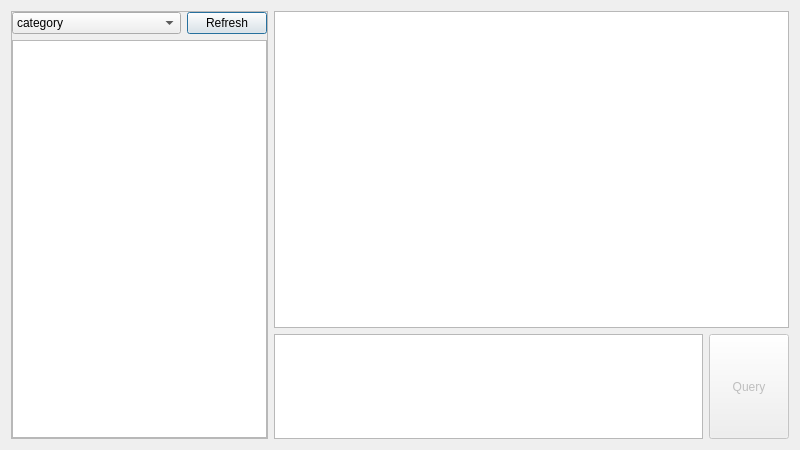
<?xml version="1.0" encoding="UTF-8"?>
<ui version="4.0">
 <class>DialogConsole</class>
 <widget class="QDialog" name="DialogConsole">
  <property name="geometry">
   <rect>
    <x>0</x>
    <y>0</y>
    <width>800</width>
    <height>450</height>
   </rect>
  </property>
  <property name="windowTitle">
   <string>Console</string>
  </property>
  <layout class="QHBoxLayout" name="horizontalLayout_3" stretch="1,2">
   <item>
    <widget class="QFrame" name="frame">
     <property name="sizePolicy">
      <sizepolicy hsizetype="Preferred" vsizetype="Preferred">
       <horstretch>1</horstretch>
       <verstretch>0</verstretch>
      </sizepolicy>
     </property>
     <property name="frameShape">
      <enum>QFrame::StyledPanel</enum>
     </property>
     <property name="frameShadow">
      <enum>QFrame::Raised</enum>
     </property>
     <layout class="QVBoxLayout" name="verticalLayout">
      <property name="leftMargin">
       <number>0</number>
      </property>
      <property name="topMargin">
       <number>0</number>
      </property>
      <property name="rightMargin">
       <number>0</number>
      </property>
      <property name="bottomMargin">
       <number>0</number>
      </property>
      <item>
       <layout class="QHBoxLayout" name="horizontalLayout">
        <item>
         <widget class="QComboBox" name="comboBox">
          <property name="sizePolicy">
           <sizepolicy hsizetype="Minimum" vsizetype="Fixed">
            <horstretch>0</horstretch>
            <verstretch>0</verstretch>
           </sizepolicy>
          </property>
          <item>
           <property name="text">
            <string>category</string>
           </property>
          </item>
          <item>
           <property name="text">
            <string>attribute</string>
           </property>
          </item>
         </widget>
        </item>
        <item>
         <widget class="QPushButton" name="pushButtonRefresh">
          <property name="sizePolicy">
           <sizepolicy hsizetype="Fixed" vsizetype="Fixed">
            <horstretch>0</horstretch>
            <verstretch>0</verstretch>
           </sizepolicy>
          </property>
          <property name="text">
           <string>Refresh</string>
          </property>
         </widget>
        </item>
       </layout>
      </item>
      <item>
       <widget class="QListView" name="listView">
        <property name="sizePolicy">
         <sizepolicy hsizetype="Expanding" vsizetype="Expanding">
          <horstretch>0</horstretch>
          <verstretch>0</verstretch>
         </sizepolicy>
        </property>
        <property name="editTriggers">
         <set>QAbstractItemView::NoEditTriggers</set>
        </property>
        <property name="resizeMode">
         <enum>QListView::Adjust</enum>
        </property>
       </widget>
      </item>
     </layout>
    </widget>
   </item>
   <item>
    <layout class="QVBoxLayout" name="verticalLayout_2" stretch="3,1">
     <item>
      <widget class="QTableView" name="tableView">
       <property name="sizePolicy">
        <sizepolicy hsizetype="Expanding" vsizetype="Expanding">
         <horstretch>3</horstretch>
         <verstretch>0</verstretch>
        </sizepolicy>
       </property>
       <property name="editTriggers">
        <set>QAbstractItemView::NoEditTriggers</set>
       </property>
       <property name="gridStyle">
        <enum>Qt::DashLine</enum>
       </property>
       <property name="sortingEnabled">
        <bool>true</bool>
       </property>
      </widget>
     </item>
     <item>
      <layout class="QHBoxLayout" name="horizontalLayout_2">
       <item>
        <widget class="QPlainTextEdit" name="plainTextEditQuery"/>
       </item>
       <item>
        <widget class="QPushButton" name="pushButtonQuery">
         <property name="enabled">
          <bool>false</bool>
         </property>
         <property name="sizePolicy">
          <sizepolicy hsizetype="Minimum" vsizetype="Preferred">
           <horstretch>0</horstretch>
           <verstretch>0</verstretch>
          </sizepolicy>
         </property>
         <property name="text">
          <string>Query</string>
         </property>
        </widget>
       </item>
      </layout>
     </item>
    </layout>
   </item>
  </layout>
 </widget>
 <resources/>
 <connections/>
</ui>
